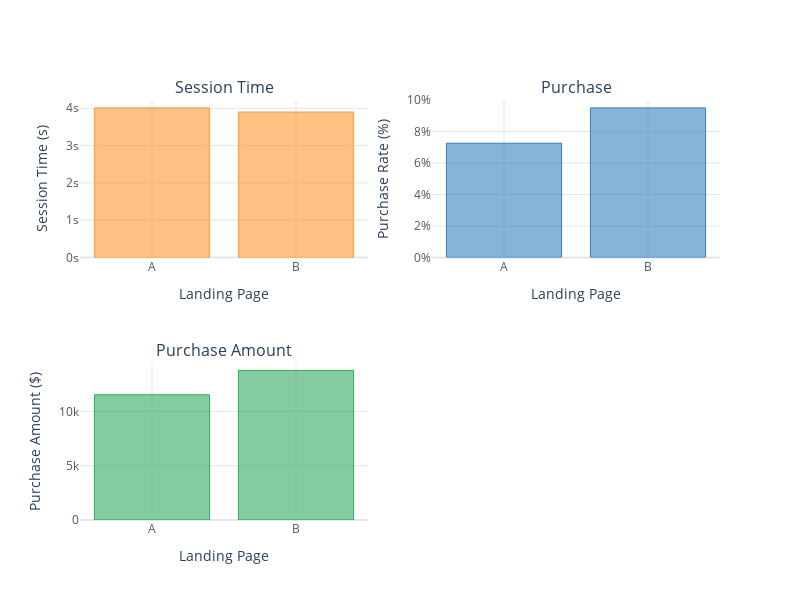

Notebook code for this chart:
### Code cell
fig = df.groupby('Landing Page').agg({'Session Time':'mean','Purchase':'mean','Purchase Amount':'sum'})\
    .iplot(asFigure=True, kind='bar', 
  subplots=True, subplot_titles=True, 
        legend=False)

fig.layout.height = 600
fig.layout.width = 800
fig.layout.template = 'plotly'

fig.layout.xaxis1.title='Landing Page'
fig.layout.xaxis2.title='Landing Page'
fig.layout.xaxis3.title='Landing Page'
fig.layout.yaxis1.title='Session Time (s)'
fig.layout.yaxis2.title='Purchase Rate (%)'
fig.layout.yaxis3.title='Purchase Amount ($)'

fig.layout.yaxis2.tickformat = ',.0%'
fig.layout.yaxis1.ticksuffix = 's'

fig.show()

### Figure 1 — Plotly figure (JSON) as saved in the notebook; plotly's stock layout.template omitted (floating-point values rounded to 4 significant figures)
{"data": [{"marker": {"color": "rgba(255, 153, 51, 0.6)", "line": {"color": "rgba(255, 153, 51, 1.0)", "width": 1}}, "name": "Session Time", "orientation": "v", "text": "", "type": "bar", "x": ["A", "B"], "xaxis": "x", "y": [4.01, 3.898], "yaxis": "y"}, {"marker": {"color": "rgba(55, 128, 191, 0.6)", "line": {"color": "rgba(55, 128, 191, 1.0)", "width": 1}}, "name": "Purchase", "orientation": "v", "text": "", "type": "bar", "x": ["A", "B"], "xaxis": "x2", "y": [0.07252, 0.09499], "yaxis": "y2"}, {"marker": {"color": "rgba(50, 171, 96, 0.6)", "line": {"color": "rgba(50, 171, 96, 1.0)", "width": 1}}, "name": "Purchase Amount", "orientation": "v", "text": "", "type": "bar", "x": ["A", "B"], "xaxis": "x3", "y": [11530.0, 13780.0], "yaxis": "y3"}], "layout": {"annotations": [{"font": {"size": 16}, "showarrow": false, "text": "Session Time", "x": 0.225, "xanchor": "center", "xref": "paper", "y": 1, "yanchor": "bottom", "yref": "paper"}, {"font": {"size": 16}, "showarrow": false, "text": "Purchase", "x": 0.775, "xanchor": "center", "xref": "paper", "y": 1, "yanchor": "bottom", "yref": "paper"}, {"font": {"size": 16}, "showarrow": false, "text": "Purchase Amount", "x": 0.225, "xanchor": "center", "xref": "paper", "y": 0.375, "yanchor": "bottom", "yref": "paper"}], "height": 600, "legend": {"bgcolor": "#FFFFFF", "font": {"color": "#4D5663"}}, "paper_bgcolor": "#FFFFFF", "plot_bgcolor": "#FFFFFF", "showlegend": false, "title": {"font": {"color": "#4D5663"}}, "width": 800, "xaxis": {"anchor": "y", "autorange": true, "domain": [0, 0.45], "gridcolor": "#E1E5ED", "range": [-0.5, 1.5], "showgrid": true, "tickfont": {"color": "#4D5663"}, "title": {"text": "Landing Page"}, "type": "category", "zerolinecolor": "#E1E5ED"}, "xaxis2": {"anchor": "y2", "autorange": true, "domain": [0.55, 1], "gridcolor": "#E1E5ED", "range": [-0.5, 1.5], "showgrid": true, "tickfont": {"color": "#4D5663"}, "title": {"text": "Landing Page"}, "type": "category", "zerolinecolor": "#E1E5ED"}, "xaxis3": {"anchor": "y3", "autorange": true, "domain": [0, 0.45], "gridcolor": "#E1E5ED", "range": [-0.5, 1.5], "showgrid": true, "tickfont": {"color": "#4D5663"}, "title": {"text": "Landing Page"}, "type": "category", "zerolinecolor": "#E1E5ED"}, "yaxis": {"anchor": "x", "autorange": true, "domain": [0.625, 1], "gridcolor": "#E1E5ED", "range": [0, 4.222], "showgrid": true, "tickfont": {"color": "#4D5663"}, "ticksuffix": "s", "title": {"text": "Session Time (s)"}, "type": "linear", "zerolinecolor": "#E1E5ED"}, "yaxis2": {"anchor": "x2", "autorange": true, "domain": [0.625, 1], "gridcolor": "#E1E5ED", "range": [0, 0.09999], "showgrid": true, "tickfont": {"color": "#4D5663"}, "tickformat": ",.0%", "title": {"text": "Purchase Rate (%)"}, "type": "linear", "zerolinecolor": "#E1E5ED"}, "yaxis3": {"anchor": "x3", "autorange": true, "domain": [0, 0.375], "gridcolor": "#E1E5ED", "range": [0, 14500.0], "showgrid": true, "tickfont": {"color": "#4D5663"}, "title": {"text": "Purchase Amount ($)"}, "type": "linear", "zerolinecolor": "#E1E5ED"}}}
